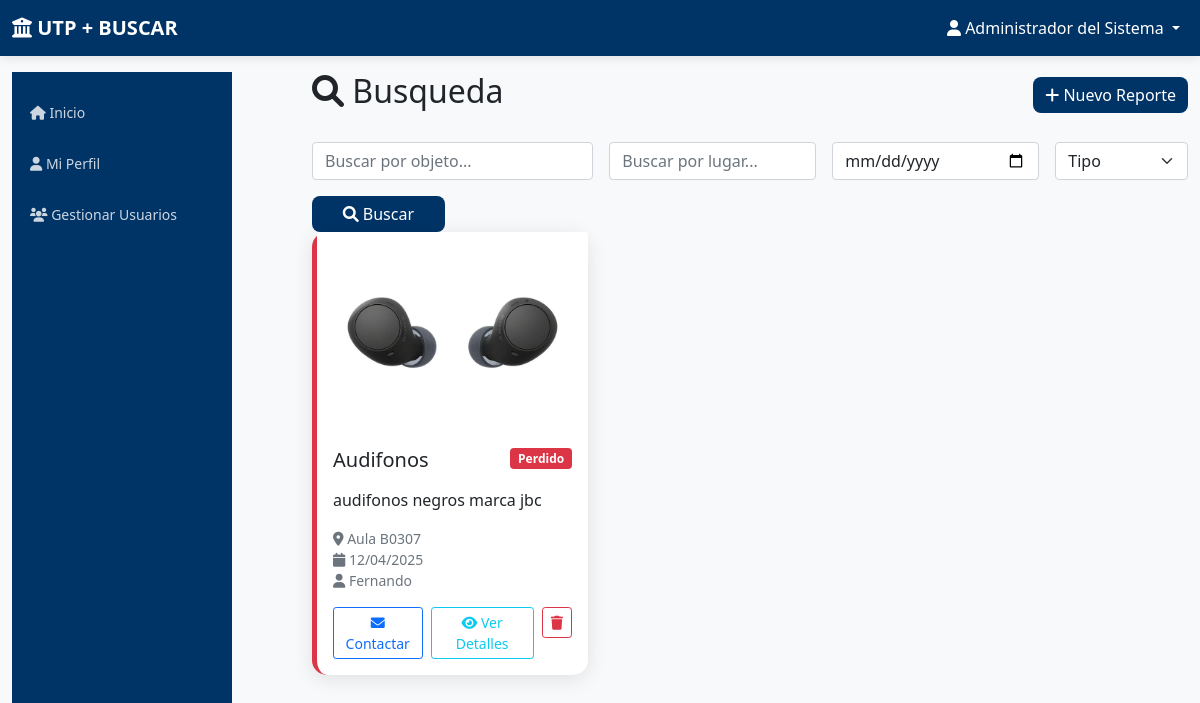
The page /dashboard (signed in) on the database its author committed.
### app.py (models this page shows)
class Report(db.Model):
    id = db.Column(db.Integer, primary_key=True)
    type = db.Column(db.String(20), nullable=False)  # 'lost' or 'found'
    object_name = db.Column(db.String(100), nullable=False)
    description = db.Column(db.Text, nullable=False)
    location = db.Column(db.String(100), nullable=False)
    date_occurred = db.Column(db.Date, nullable=False)
    reporter_name = db.Column(db.String(100), nullable=False)
    contact_info = db.Column(db.String(150), nullable=False)
    image_filename = db.Column(db.String(100))
    status = db.Column(db.String(20), default='active')  # 'active', 'resolved', 'deleted'
    user_id = db.Column(db.Integer, db.ForeignKey('user.id'), nullable=False)
    created_at = db.Column(db.DateTime, default=datetime.utcnow)

### app.py (the view)
@app.route('/dashboard', methods=['GET', 'POST'])
def dashboard():
    if 'user_id' not in session:
        return redirect(url_for('login'))
    if request.method == 'POST':
        pass  # o algún return redirect(url_for(...))
    search_object = request.args.get('object', '')
    search_location = request.args.get('location', '')
    search_date = request.args.get('date', '')
    search_type = request.args.get('type', '')
    search_status = request.args.get('status', '')  # NUEVO: filtro de status
    query = Report.query
    if search_object:
        query = query.filter(Report.object_name.contains(search_object))
    if search_location:
        query = query.filter(Report.location.contains(search_location))
    if search_date:
        query = query.filter(Report.date_occurred == search_date)
    if search_type:
        query = query.filter(Report.type == search_type)
    if search_status:  # Solo filtrar por status si se especifica
        query = query.filter(Report.status == search_status)
    reports = query.order_by(Report.created_at.desc()).all()
    return render_template('dashboard.html', reports=reports)

### templates/dashboard.html (shortened to what this page needs)
{% extends "base.html" %}
{% block content %}
<div class="row">
    <div class="col-md-3">
        <div class="sidebar">
            <div class="nav flex-column">
                <a class="nav-link" href="{{ url_for('dashboard') }}">
                    <i class="fas fa-home"></i> Inicio
                </a>
                <a class="nav-link" href="{{ url_for('profile') }}">
                    <i class="fas fa-user"></i> Mi Perfil
                </a>
                {% if session.role == 'admin' %}
                <a class="nav-link" href="{{ url_for('admin_users') }}">
                    <i class="fas fa-users"></i> Gestionar Usuarios
                </a>
                {% endif %}
            </div>
        </div>
    </div>
    <div class="col-md-9">
        <div class="d-flex justify-content-between align-items-center mb-4">
            <h2><i class="fas fa-search"></i> Busqueda </h2>
            <button type="button" class="btn btn-primary" data-bs-toggle="modal" data-bs-target="#newReportModal">
                <i class="fas fa-plus"></i> Nuevo Reporte
            </button>
        </div>
        <div class="search-bar">
            <form method="GET" class="row g-3">
                <div class="col-md-4">
                    <input type="text" class="form-control" name="object" placeholder="Buscar por objeto..." value="{{ request.args.get('object', '') }}">
                </div>
                <div class="col-md-3">
                    <input type="text" class="form-control" name="location" placeholder="Buscar por lugar..." value="{{ request.args.get('location', '') }}">
                </div>
                <div class="col-md-3">
                    <input type="date" class="form-control" name="date" value="{{ request.args.get('date', '') }}">
                </div>
                <div class="col-md-2">
                    <select class="form-select" name="type">
                        <option value="">Tipo</option>
                    </select>
                </div>
                <div class="col-md-2">
                    <button class="btn btn-primary w-100" type="submit">
                        <i class="fas fa-search"></i> Buscar
                    </button>
                </div>
            </form>
        </div>
        <div class="row">
            {% for report in reports %}
<div class="col-md-6 col-lg-4 mb-4">
    <div class="card report-card
        {% if report.status == 'claimed' %}
            border-start border-5 border-success
        {% elif report.status == 'waiting' or report.type == 'found' %}
            border-start border-5 border-warning
        {% else %}
            border-start border-5 border-danger
        {% endif %}
    ">
        {% if report.image_filename %}
            <img src="{{ url_for('static', filename='uploads/' + report.image_filename) }}" class="card-img-top" style="height: 200px; object-fit: cover;">
        {% endif %}
        <div class="card-body">
            <div class="d-flex justify-content-between align-items-start mb-2">
                <h5 class="card-title">{{ report.object_name }}</h5>
<span class="badge
    {% if report.status == 'claimed' %}
        bg-success
    {% elif report.status == 'waiting' or report.type == 'found' %}
        bg-warning
    {% else %}
        bg-danger
    {% endif %}
">
    {% if report.status == 'claimed' %}
        Encontrado
    {% elif report.status == 'waiting' or report.type == 'found' %}
        Encontrado (En Espera)
    {% else %}
        Perdido
    {% endif %}
</span>
            </div>
            <p class="card-text">{{ report.description[:100] }}{% if report.description|length > 100 %}...{% endif %}</p>
            <div class="text-muted small mb-3">
                <i class="fas fa-map-marker-alt"></i> {{ report.location }}<br>
                <i class="fas fa-calendar"></i> {{ report.date_occurred.strftime('%d/%m/%Y') }}<br>
                <i class="fas fa-user"></i> {{ report.reporter_name }}
            </div>
            <div class="d-flex gap-2">
                {% if report.user_id != session['user_id'] %}
                    <a href="mailto:{{ report.contact_info }}" class="btn btn-sm btn-outline-primary">
                        <i class="fas fa-envelope"></i> Contactar
                    </a>
                {% endif %}
                <button class="btn btn-sm btn-outline-info"
                        data-bs-toggle="modal"
                        data-bs-target="#reportDetailModal"
                        onclick="showReportDetail(
                            '{{ report.object_name|escape }}',
                            '{{ report.description|escape }}',
                            '{{ report.location|escape }}',
                            '{{ report.date_occurred.strftime('%d/%m/%Y') }}',
                            '{{ report.reporter_name|escape }}',
                            '{{ report.contact_info|escape }}',
                            '{{ url_for('static', filename='uploads/' + report.image_filename) if report.image_filename else '' }}'
                        )">
                    <i class="fas fa-eye"></i> Ver Detalles
                </button>
{% if session.role == 'admin' %}
    <form method="POST" action="{{ url_for('delete_report', report_id=report.id) }}" style="display: inline;" onsubmit="return confirm('¿Estás seguro de que quieres eliminar este reporte?')">
        <button type="submit" class="btn btn-sm btn-outline-danger">
            <i class="fas fa-trash"></i>
        </button>
    </form>
{% endif %}
            </div>
        </div>
    </div>
</div>
            {% endfor %}
        </div>
    </div>
</div>
{% endblock %}

### templates/base.html (style rules this page uses)
:root { --utp-primary: #003366; --utp-secondary: #003366; --utp-accent: #ff6600; --utp-light: #f8f9fa; --utp-dark: #212529; }
body { font-family: 'Segoe UI', Tahoma, Geneva, Verdana, sans-serif; background-color: var(--utp-light); }
.btn-primary { background: linear-gradient(135deg, var(--utp-secondary), var(--utp-primary)); border: none; border-radius: 8px; transition: all 0.3s ease; }
.card { border: none; border-radius: 15px; box-shadow: 0 4px 20px rgba(0,0,0,0.1); transition: all 0.3s ease; }
.sidebar { background: linear-gradient(135deg, var(--utp-primary), var(--utp-secondary)); min-height: 100vh; height: auto; padding: 15px 0; width: 220px; }
.row { display: flex; align-items: stretch; }
@media (min-width: 768px) { .sidebar { position: sticky; top: 0; height: 100vh; overflow-y: auto; } }
.sidebar .nav-link { color: rgba(255,255,255,0.8); padding: 10px 18px; margin: 5px 0; border-radius: 0 25px 25px 0; transition: all 0.3s ease; font-size: 14px; }
.card-img-top { max-height: 300px; object-fit: cover; }

### rows shown on the page
Report: image_filename (picture), object_name "Audifonos", status "Perdido", description "audifonos negros marca jbc", location "Aula B0307", date_occurred "12/04/2025", reporter_name "Fernando"

### other values the page prints
{{ session.full_name }} "Administrador del Sistema"
